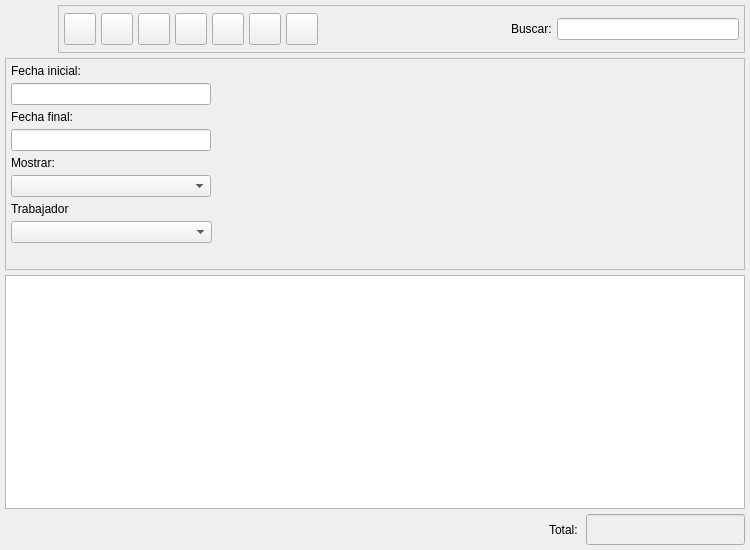
<?xml version="1.0" encoding="UTF-8"?>
<ui version="4.0">
 <author>Tomeu Borras</author>
 <class>TicketClienteListBase</class>
 <widget class="QWidget" name="TicketClienteListBase">
  <property name="enabled">
   <bool>true</bool>
  </property>
  <property name="geometry">
   <rect>
    <x>0</x>
    <y>0</y>
    <width>750</width>
    <height>550</height>
   </rect>
  </property>
  <property name="windowTitle">
   <string>Tickets a clientes</string>
  </property>
  <property name="windowIcon">
   <iconset resource="../../../bulmages.qrc">
    <normaloff>:/Images/client-delivery-note-list.png</normaloff>:/Images/client-delivery-note-list.png</iconset>
  </property>
  <layout class="QGridLayout">
   <property name="margin">
    <number>5</number>
   </property>
   <property name="spacing">
    <number>5</number>
   </property>
   <item row="1" column="0">
    <widget class="QFrame" name="m_busqueda">
     <property name="minimumSize">
      <size>
       <width>16</width>
       <height>185</height>
      </size>
     </property>
     <property name="frameShape">
      <enum>QFrame::StyledPanel</enum>
     </property>
     <property name="frameShadow">
      <enum>QFrame::Raised</enum>
     </property>
     <layout class="QGridLayout">
      <property name="margin">
       <number>5</number>
      </property>
      <property name="spacing">
       <number>5</number>
      </property>
      <item row="8" column="0">
       <spacer>
        <property name="orientation">
         <enum>Qt::Vertical</enum>
        </property>
        <property name="sizeType">
         <enum>QSizePolicy::Preferred</enum>
        </property>
        <property name="sizeHint" stdset="0">
         <size>
          <width>201</width>
          <height>21</height>
         </size>
        </property>
       </spacer>
      </item>
      <item row="4" column="0">
       <widget class="QLabel" name="label_2">
        <property name="text">
         <string>Mostrar:</string>
        </property>
        <property name="alignment">
         <set>Qt::AlignLeading|Qt::AlignLeft|Qt::AlignVCenter</set>
        </property>
       </widget>
      </item>
      <item row="0" column="1" rowspan="9">
       <layout class="QVBoxLayout">
        <property name="spacing">
         <number>5</number>
        </property>
        <property name="margin">
         <number>0</number>
        </property>
        <item>
         <widget class="BfBuscarArticulo" name="m_articulo" native="true">
          <property name="sizePolicy">
           <sizepolicy hsizetype="Expanding" vsizetype="Preferred">
            <horstretch>0</horstretch>
            <verstretch>0</verstretch>
           </sizepolicy>
          </property>
         </widget>
        </item>
        <item>
         <widget class="BlSearchWidget" name="m_cliente" native="true">
          <property name="sizePolicy">
           <sizepolicy hsizetype="Expanding" vsizetype="Preferred">
            <horstretch>0</horstretch>
            <verstretch>0</verstretch>
           </sizepolicy>
          </property>
          <property name="minimumSize">
           <size>
            <width>250</width>
            <height>0</height>
           </size>
          </property>
         </widget>
        </item>
       </layout>
      </item>
      <item row="5" column="0">
       <widget class="QComboBox" name="mui_procesada">
        <property name="sizePolicy">
         <sizepolicy hsizetype="Fixed" vsizetype="Preferred">
          <horstretch>0</horstretch>
          <verstretch>0</verstretch>
         </sizepolicy>
        </property>
        <property name="minimumSize">
         <size>
          <width>200</width>
          <height>21</height>
         </size>
        </property>
        <property name="focusPolicy">
         <enum>Qt::StrongFocus</enum>
        </property>
        <property name="frame">
         <bool>true</bool>
        </property>
       </widget>
      </item>
      <item row="0" column="0">
       <widget class="QLabel" name="textLabel1_4">
        <property name="text">
         <string>Fecha inicial:</string>
        </property>
       </widget>
      </item>
      <item row="2" column="0">
       <widget class="QLabel" name="textLabel1_4_2">
        <property name="text">
         <string>Fecha final:</string>
        </property>
       </widget>
      </item>
      <item row="3" column="0">
       <widget class="BlDateSearch" name="m_fechafin">
        <property name="sizePolicy">
         <sizepolicy hsizetype="Fixed" vsizetype="Preferred">
          <horstretch>0</horstretch>
          <verstretch>0</verstretch>
         </sizepolicy>
        </property>
        <property name="minimumSize">
         <size>
          <width>200</width>
          <height>21</height>
         </size>
        </property>
       </widget>
      </item>
      <item row="1" column="0">
       <widget class="BlDateSearch" name="m_fechain">
        <property name="sizePolicy">
         <sizepolicy hsizetype="Fixed" vsizetype="Preferred">
          <horstretch>0</horstretch>
          <verstretch>0</verstretch>
         </sizepolicy>
        </property>
        <property name="minimumSize">
         <size>
          <width>200</width>
          <height>21</height>
         </size>
        </property>
       </widget>
      </item>
      <item row="7" column="0">
       <widget class="BlComboBox" name="m_idtrabajador"/>
      </item>
      <item row="6" column="0">
       <widget class="QLabel" name="label_3">
        <property name="text">
         <string>Trabajador</string>
        </property>
       </widget>
      </item>
     </layout>
    </widget>
   </item>
   <item row="2" column="0">
    <widget class="TicketClienteListSubform" name="mui_list"/>
   </item>
   <item row="3" column="0">
    <layout class="QHBoxLayout">
     <property name="spacing">
      <number>5</number>
     </property>
     <property name="margin">
      <number>0</number>
     </property>
     <item>
      <spacer>
       <property name="orientation">
        <enum>Qt::Horizontal</enum>
       </property>
       <property name="sizeType">
        <enum>QSizePolicy::Expanding</enum>
       </property>
       <property name="sizeHint" stdset="0">
        <size>
         <width>340</width>
         <height>21</height>
        </size>
       </property>
      </spacer>
     </item>
     <item>
      <widget class="QLabel" name="textLabel1_3">
       <property name="text">
        <string>Total: </string>
       </property>
      </widget>
     </item>
     <item>
      <widget class="QLineEdit" name="m_total">
       <property name="enabled">
        <bool>true</bool>
       </property>
       <property name="sizePolicy">
        <sizepolicy hsizetype="Preferred" vsizetype="Fixed">
         <horstretch>0</horstretch>
         <verstretch>0</verstretch>
        </sizepolicy>
       </property>
       <property name="minimumSize">
        <size>
         <width>150</width>
         <height>0</height>
        </size>
       </property>
       <property name="palette">
        <palette>
         <active>
          <colorrole role="WindowText">
           <brush brushstyle="SolidPattern">
            <color alpha="255">
             <red>0</red>
             <green>0</green>
             <blue>0</blue>
            </color>
           </brush>
          </colorrole>
          <colorrole role="Button">
           <brush brushstyle="SolidPattern">
            <color alpha="255">
             <red>221</red>
             <green>223</green>
             <blue>228</blue>
            </color>
           </brush>
          </colorrole>
          <colorrole role="Light">
           <brush brushstyle="SolidPattern">
            <color alpha="255">
             <red>255</red>
             <green>255</green>
             <blue>255</blue>
            </color>
           </brush>
          </colorrole>
          <colorrole role="Midlight">
           <brush brushstyle="SolidPattern">
            <color alpha="255">
             <red>255</red>
             <green>255</green>
             <blue>255</blue>
            </color>
           </brush>
          </colorrole>
          <colorrole role="Dark">
           <brush brushstyle="SolidPattern">
            <color alpha="255">
             <red>85</red>
             <green>85</green>
             <blue>85</blue>
            </color>
           </brush>
          </colorrole>
          <colorrole role="Mid">
           <brush brushstyle="SolidPattern">
            <color alpha="255">
             <red>199</red>
             <green>199</green>
             <blue>199</blue>
            </color>
           </brush>
          </colorrole>
          <colorrole role="Text">
           <brush brushstyle="SolidPattern">
            <color alpha="255">
             <red>0</red>
             <green>0</green>
             <blue>0</blue>
            </color>
           </brush>
          </colorrole>
          <colorrole role="BrightText">
           <brush brushstyle="SolidPattern">
            <color alpha="255">
             <red>255</red>
             <green>255</green>
             <blue>255</blue>
            </color>
           </brush>
          </colorrole>
          <colorrole role="ButtonText">
           <brush brushstyle="SolidPattern">
            <color alpha="255">
             <red>0</red>
             <green>0</green>
             <blue>0</blue>
            </color>
           </brush>
          </colorrole>
          <colorrole role="Base">
           <brush brushstyle="SolidPattern">
            <color alpha="255">
             <red>239</red>
             <green>239</green>
             <blue>239</blue>
            </color>
           </brush>
          </colorrole>
          <colorrole role="Window">
           <brush brushstyle="SolidPattern">
            <color alpha="255">
             <red>239</red>
             <green>239</green>
             <blue>239</blue>
            </color>
           </brush>
          </colorrole>
          <colorrole role="Shadow">
           <brush brushstyle="SolidPattern">
            <color alpha="255">
             <red>0</red>
             <green>0</green>
             <blue>0</blue>
            </color>
           </brush>
          </colorrole>
          <colorrole role="Highlight">
           <brush brushstyle="SolidPattern">
            <color alpha="255">
             <red>103</red>
             <green>141</green>
             <blue>178</blue>
            </color>
           </brush>
          </colorrole>
          <colorrole role="HighlightedText">
           <brush brushstyle="SolidPattern">
            <color alpha="255">
             <red>255</red>
             <green>255</green>
             <blue>255</blue>
            </color>
           </brush>
          </colorrole>
          <colorrole role="Link">
           <brush brushstyle="SolidPattern">
            <color alpha="255">
             <red>0</red>
             <green>0</green>
             <blue>238</blue>
            </color>
           </brush>
          </colorrole>
          <colorrole role="LinkVisited">
           <brush brushstyle="SolidPattern">
            <color alpha="255">
             <red>82</red>
             <green>24</green>
             <blue>139</blue>
            </color>
           </brush>
          </colorrole>
          <colorrole role="AlternateBase">
           <brush brushstyle="SolidPattern">
            <color alpha="255">
             <red>232</red>
             <green>232</green>
             <blue>232</blue>
            </color>
           </brush>
          </colorrole>
         </active>
         <inactive>
          <colorrole role="WindowText">
           <brush brushstyle="SolidPattern">
            <color alpha="255">
             <red>0</red>
             <green>0</green>
             <blue>0</blue>
            </color>
           </brush>
          </colorrole>
          <colorrole role="Button">
           <brush brushstyle="SolidPattern">
            <color alpha="255">
             <red>221</red>
             <green>223</green>
             <blue>228</blue>
            </color>
           </brush>
          </colorrole>
          <colorrole role="Light">
           <brush brushstyle="SolidPattern">
            <color alpha="255">
             <red>255</red>
             <green>255</green>
             <blue>255</blue>
            </color>
           </brush>
          </colorrole>
          <colorrole role="Midlight">
           <brush brushstyle="SolidPattern">
            <color alpha="255">
             <red>255</red>
             <green>255</green>
             <blue>255</blue>
            </color>
           </brush>
          </colorrole>
          <colorrole role="Dark">
           <brush brushstyle="SolidPattern">
            <color alpha="255">
             <red>85</red>
             <green>85</green>
             <blue>85</blue>
            </color>
           </brush>
          </colorrole>
          <colorrole role="Mid">
           <brush brushstyle="SolidPattern">
            <color alpha="255">
             <red>199</red>
             <green>199</green>
             <blue>199</blue>
            </color>
           </brush>
          </colorrole>
          <colorrole role="Text">
           <brush brushstyle="SolidPattern">
            <color alpha="255">
             <red>0</red>
             <green>0</green>
             <blue>0</blue>
            </color>
           </brush>
          </colorrole>
          <colorrole role="BrightText">
           <brush brushstyle="SolidPattern">
            <color alpha="255">
             <red>255</red>
             <green>255</green>
             <blue>255</blue>
            </color>
           </brush>
          </colorrole>
          <colorrole role="ButtonText">
           <brush brushstyle="SolidPattern">
            <color alpha="255">
             <red>0</red>
             <green>0</green>
             <blue>0</blue>
            </color>
           </brush>
          </colorrole>
          <colorrole role="Base">
           <brush brushstyle="SolidPattern">
            <color alpha="255">
             <red>239</red>
             <green>239</green>
             <blue>239</blue>
            </color>
           </brush>
          </colorrole>
          <colorrole role="Window">
           <brush brushstyle="SolidPattern">
            <color alpha="255">
             <red>239</red>
             <green>239</green>
             <blue>239</blue>
            </color>
           </brush>
          </colorrole>
          <colorrole role="Shadow">
           <brush brushstyle="SolidPattern">
            <color alpha="255">
             <red>0</red>
             <green>0</green>
             <blue>0</blue>
            </color>
           </brush>
          </colorrole>
          <colorrole role="Highlight">
           <brush brushstyle="SolidPattern">
            <color alpha="255">
             <red>103</red>
             <green>141</green>
             <blue>178</blue>
            </color>
           </brush>
          </colorrole>
          <colorrole role="HighlightedText">
           <brush brushstyle="SolidPattern">
            <color alpha="255">
             <red>255</red>
             <green>255</green>
             <blue>255</blue>
            </color>
           </brush>
          </colorrole>
          <colorrole role="Link">
           <brush brushstyle="SolidPattern">
            <color alpha="255">
             <red>0</red>
             <green>0</green>
             <blue>238</blue>
            </color>
           </brush>
          </colorrole>
          <colorrole role="LinkVisited">
           <brush brushstyle="SolidPattern">
            <color alpha="255">
             <red>82</red>
             <green>24</green>
             <blue>139</blue>
            </color>
           </brush>
          </colorrole>
          <colorrole role="AlternateBase">
           <brush brushstyle="SolidPattern">
            <color alpha="255">
             <red>232</red>
             <green>232</green>
             <blue>232</blue>
            </color>
           </brush>
          </colorrole>
         </inactive>
         <disabled>
          <colorrole role="WindowText">
           <brush brushstyle="SolidPattern">
            <color alpha="255">
             <red>128</red>
             <green>128</green>
             <blue>128</blue>
            </color>
           </brush>
          </colorrole>
          <colorrole role="Button">
           <brush brushstyle="SolidPattern">
            <color alpha="255">
             <red>221</red>
             <green>223</green>
             <blue>228</blue>
            </color>
           </brush>
          </colorrole>
          <colorrole role="Light">
           <brush brushstyle="SolidPattern">
            <color alpha="255">
             <red>255</red>
             <green>255</green>
             <blue>255</blue>
            </color>
           </brush>
          </colorrole>
          <colorrole role="Midlight">
           <brush brushstyle="SolidPattern">
            <color alpha="255">
             <red>255</red>
             <green>255</green>
             <blue>255</blue>
            </color>
           </brush>
          </colorrole>
          <colorrole role="Dark">
           <brush brushstyle="SolidPattern">
            <color alpha="255">
             <red>85</red>
             <green>85</green>
             <blue>85</blue>
            </color>
           </brush>
          </colorrole>
          <colorrole role="Mid">
           <brush brushstyle="SolidPattern">
            <color alpha="255">
             <red>199</red>
             <green>199</green>
             <blue>199</blue>
            </color>
           </brush>
          </colorrole>
          <colorrole role="Text">
           <brush brushstyle="SolidPattern">
            <color alpha="255">
             <red>199</red>
             <green>199</green>
             <blue>199</blue>
            </color>
           </brush>
          </colorrole>
          <colorrole role="BrightText">
           <brush brushstyle="SolidPattern">
            <color alpha="255">
             <red>255</red>
             <green>255</green>
             <blue>255</blue>
            </color>
           </brush>
          </colorrole>
          <colorrole role="ButtonText">
           <brush brushstyle="SolidPattern">
            <color alpha="255">
             <red>128</red>
             <green>128</green>
             <blue>128</blue>
            </color>
           </brush>
          </colorrole>
          <colorrole role="Base">
           <brush brushstyle="SolidPattern">
            <color alpha="255">
             <red>239</red>
             <green>239</green>
             <blue>239</blue>
            </color>
           </brush>
          </colorrole>
          <colorrole role="Window">
           <brush brushstyle="SolidPattern">
            <color alpha="255">
             <red>239</red>
             <green>239</green>
             <blue>239</blue>
            </color>
           </brush>
          </colorrole>
          <colorrole role="Shadow">
           <brush brushstyle="SolidPattern">
            <color alpha="255">
             <red>0</red>
             <green>0</green>
             <blue>0</blue>
            </color>
           </brush>
          </colorrole>
          <colorrole role="Highlight">
           <brush brushstyle="SolidPattern">
            <color alpha="255">
             <red>86</red>
             <green>117</green>
             <blue>148</blue>
            </color>
           </brush>
          </colorrole>
          <colorrole role="HighlightedText">
           <brush brushstyle="SolidPattern">
            <color alpha="255">
             <red>255</red>
             <green>255</green>
             <blue>255</blue>
            </color>
           </brush>
          </colorrole>
          <colorrole role="Link">
           <brush brushstyle="SolidPattern">
            <color alpha="255">
             <red>0</red>
             <green>0</green>
             <blue>238</blue>
            </color>
           </brush>
          </colorrole>
          <colorrole role="LinkVisited">
           <brush brushstyle="SolidPattern">
            <color alpha="255">
             <red>82</red>
             <green>24</green>
             <blue>139</blue>
            </color>
           </brush>
          </colorrole>
          <colorrole role="AlternateBase">
           <brush brushstyle="SolidPattern">
            <color alpha="255">
             <red>232</red>
             <green>232</green>
             <blue>232</blue>
            </color>
           </brush>
          </colorrole>
         </disabled>
        </palette>
       </property>
       <property name="font">
        <font>
         <family>Sans Serif</family>
         <pointsize>12</pointsize>
         <weight>75</weight>
         <italic>false</italic>
         <bold>true</bold>
         <underline>false</underline>
         <strikeout>false</strikeout>
        </font>
       </property>
       <property name="alignment">
        <set>Qt::AlignRight</set>
       </property>
       <property name="readOnly">
        <bool>true</bool>
       </property>
      </widget>
     </item>
    </layout>
   </item>
   <item row="0" column="0">
    <layout class="QHBoxLayout">
     <property name="spacing">
      <number>5</number>
     </property>
     <property name="margin">
      <number>0</number>
     </property>
     <item>
      <widget class="QLabel" name="label">
       <property name="minimumSize">
        <size>
         <width>48</width>
         <height>48</height>
        </size>
       </property>
       <property name="maximumSize">
        <size>
         <width>48</width>
         <height>48</height>
        </size>
       </property>
       <property name="text">
        <string/>
       </property>
       <property name="pixmap">
        <pixmap resource="../../../bulmages.qrc">:/Images/client-delivery-note-list.png</pixmap>
       </property>
       <property name="scaledContents">
        <bool>true</bool>
       </property>
      </widget>
     </item>
     <item>
      <widget class="QFrame" name="m_botonera">
       <property name="frameShape">
        <enum>QFrame::StyledPanel</enum>
       </property>
       <property name="frameShadow">
        <enum>QFrame::Raised</enum>
       </property>
       <layout class="QHBoxLayout">
        <property name="spacing">
         <number>5</number>
        </property>
        <property name="margin">
         <number>5</number>
        </property>
        <item>
         <widget class="QToolButton" name="mui_crear">
          <property name="minimumSize">
           <size>
            <width>32</width>
            <height>32</height>
           </size>
          </property>
          <property name="maximumSize">
           <size>
            <width>32</width>
            <height>32</height>
           </size>
          </property>
          <property name="toolTip">
           <string>Nuevo albaran</string>
          </property>
          <property name="whatsThis">
           <string>Nuevo albaran</string>
          </property>
          <property name="text">
           <string/>
          </property>
          <property name="icon">
           <iconset resource="../../../bulmages.qrc">
            <normaloff>:/Images/document-new.png</normaloff>:/Images/document-new.png</iconset>
          </property>
          <property name="iconSize">
           <size>
            <width>32</width>
            <height>32</height>
           </size>
          </property>
          <property name="shortcut">
           <string>Ctrl+N</string>
          </property>
         </widget>
        </item>
        <item>
         <widget class="QToolButton" name="mui_editar">
          <property name="minimumSize">
           <size>
            <width>32</width>
            <height>32</height>
           </size>
          </property>
          <property name="maximumSize">
           <size>
            <width>32</width>
            <height>32</height>
           </size>
          </property>
          <property name="toolTip">
           <string>Editar albaran</string>
          </property>
          <property name="whatsThis">
           <string>Editar albaran</string>
          </property>
          <property name="text">
           <string/>
          </property>
          <property name="icon">
           <iconset resource="../../../bulmages.qrc">
            <normaloff>:/Images/document-open.png</normaloff>:/Images/document-open.png</iconset>
          </property>
          <property name="iconSize">
           <size>
            <width>32</width>
            <height>32</height>
           </size>
          </property>
          <property name="shortcut">
           <string>Ctrl+E</string>
          </property>
         </widget>
        </item>
        <item>
         <widget class="QToolButton" name="mui_borrar">
          <property name="minimumSize">
           <size>
            <width>32</width>
            <height>32</height>
           </size>
          </property>
          <property name="maximumSize">
           <size>
            <width>32</width>
            <height>32</height>
           </size>
          </property>
          <property name="toolTip">
           <string>Borrar albaran</string>
          </property>
          <property name="whatsThis">
           <string>Borrar albaran</string>
          </property>
          <property name="text">
           <string/>
          </property>
          <property name="icon">
           <iconset resource="../../../bulmages.qrc">
            <normaloff>:/Images/edit-delete.png</normaloff>:/Images/edit-delete.png</iconset>
          </property>
          <property name="iconSize">
           <size>
            <width>32</width>
            <height>32</height>
           </size>
          </property>
          <property name="shortcut">
           <string>Ctrl+D</string>
          </property>
         </widget>
        </item>
        <item>
         <widget class="QToolButton" name="mui_imprimir">
          <property name="minimumSize">
           <size>
            <width>32</width>
            <height>32</height>
           </size>
          </property>
          <property name="maximumSize">
           <size>
            <width>32</width>
            <height>32</height>
           </size>
          </property>
          <property name="toolTip">
           <string>Imprimir listado</string>
          </property>
          <property name="whatsThis">
           <string>Imprimir listado</string>
          </property>
          <property name="text">
           <string/>
          </property>
          <property name="icon">
           <iconset resource="../../../bulmages.qrc">
            <normaloff>:/Images/document-print.png</normaloff>:/Images/document-print.png</iconset>
          </property>
          <property name="iconSize">
           <size>
            <width>32</width>
            <height>32</height>
           </size>
          </property>
          <property name="shortcut">
           <string>Ctrl+P</string>
          </property>
         </widget>
        </item>
        <item>
         <widget class="QToolButton" name="mui_filtrar">
          <property name="minimumSize">
           <size>
            <width>32</width>
            <height>32</height>
           </size>
          </property>
          <property name="maximumSize">
           <size>
            <width>32</width>
            <height>32</height>
           </size>
          </property>
          <property name="toolTip">
           <string>Filtrar albaranes</string>
          </property>
          <property name="whatsThis">
           <string>Filtrar albaranes</string>
          </property>
          <property name="text">
           <string/>
          </property>
          <property name="icon">
           <iconset resource="../../../bulmages.qrc">
            <normaloff>:/Images/edit-find.png</normaloff>:/Images/edit-find.png</iconset>
          </property>
          <property name="iconSize">
           <size>
            <width>32</width>
            <height>32</height>
           </size>
          </property>
          <property name="shortcut">
           <string>Ctrl+F</string>
          </property>
          <property name="checkable">
           <bool>true</bool>
          </property>
         </widget>
        </item>
        <item>
         <widget class="QToolButton" name="mui_configurar">
          <property name="minimumSize">
           <size>
            <width>32</width>
            <height>32</height>
           </size>
          </property>
          <property name="maximumSize">
           <size>
            <width>32</width>
            <height>32</height>
           </size>
          </property>
          <property name="toolTip">
           <string>Configurar listado</string>
          </property>
          <property name="whatsThis">
           <string>Configurar listado</string>
          </property>
          <property name="text">
           <string/>
          </property>
          <property name="icon">
           <iconset resource="../../../bulmages.qrc">
            <normaloff>:/Images/document-properties.png</normaloff>:/Images/document-properties.png</iconset>
          </property>
          <property name="iconSize">
           <size>
            <width>32</width>
            <height>32</height>
           </size>
          </property>
          <property name="shortcut">
           <string>Ctrl+B</string>
          </property>
          <property name="checkable">
           <bool>true</bool>
          </property>
         </widget>
        </item>
        <item>
         <widget class="QToolButton" name="mui_actualizar">
          <property name="minimumSize">
           <size>
            <width>32</width>
            <height>32</height>
           </size>
          </property>
          <property name="maximumSize">
           <size>
            <width>32</width>
            <height>32</height>
           </size>
          </property>
          <property name="toolTip">
           <string>Actualizar listado</string>
          </property>
          <property name="whatsThis">
           <string>Actualizar listado</string>
          </property>
          <property name="text">
           <string/>
          </property>
          <property name="icon">
           <iconset resource="../../../bulmages.qrc">
            <normaloff>:/Images/view-refresh.png</normaloff>:/Images/view-refresh.png</iconset>
          </property>
          <property name="iconSize">
           <size>
            <width>32</width>
            <height>32</height>
           </size>
          </property>
          <property name="shortcut">
           <string>F5</string>
          </property>
         </widget>
        </item>
        <item>
         <widget class="QFrame" name="mui_plugbotones">
          <property name="sizePolicy">
           <sizepolicy hsizetype="Minimum" vsizetype="Preferred">
            <horstretch>0</horstretch>
            <verstretch>0</verstretch>
           </sizepolicy>
          </property>
          <property name="frameShape">
           <enum>QFrame::NoFrame</enum>
          </property>
          <property name="frameShadow">
           <enum>QFrame::Plain</enum>
          </property>
          <property name="lineWidth">
           <number>0</number>
          </property>
         </widget>
        </item>
        <item>
         <spacer>
          <property name="orientation">
           <enum>Qt::Horizontal</enum>
          </property>
          <property name="sizeType">
           <enum>QSizePolicy::Expanding</enum>
          </property>
          <property name="sizeHint" stdset="0">
           <size>
            <width>101</width>
            <height>34</height>
           </size>
          </property>
         </spacer>
        </item>
        <item>
         <widget class="QLabel" name="textLabel1">
          <property name="text">
           <string>Buscar:</string>
          </property>
         </widget>
        </item>
        <item>
         <widget class="QLineEdit" name="m_filtro">
          <property name="minimumSize">
           <size>
            <width>150</width>
            <height>0</height>
           </size>
          </property>
         </widget>
        </item>
       </layout>
      </widget>
     </item>
    </layout>
   </item>
  </layout>
 </widget>
 <layoutdefault spacing="3" margin="5"/>
 <customwidgets>
  <customwidget>
   <class>BlDateSearch</class>
   <extends>QLineEdit</extends>
   <header>../../bulmalib/src/bldatesearch.h</header>
  </customwidget>
  <customwidget>
   <class>BfBuscarArticulo</class>
   <extends>QWidget</extends>
   <header>bfbuscararticulo.h</header>
  </customwidget>
  <customwidget>
   <class>TicketClienteListSubform</class>
   <extends>QTableWidget</extends>
   <header>albaranclientelist.h</header>
  </customwidget>
  <customwidget>
   <class>BlSearchWidget</class>
   <extends>QWidget</extends>
   <header>blsearchwidget.h</header>
  </customwidget>
  <customwidget>
   <class>BlComboBox</class>
   <extends>QComboBox</extends>
   <header>blcombobox.h</header>
  </customwidget>
 </customwidgets>
 <resources>
  <include location="../../../bulmages.qrc"/>
 </resources>
 <connections>
  <connection>
   <sender>mui_filtrar</sender>
   <signal>toggled(bool)</signal>
   <receiver>m_busqueda</receiver>
   <slot>setShown(bool)</slot>
   <hints>
    <hint type="sourcelabel">
     <x>236</x>
     <y>40</y>
    </hint>
    <hint type="destinationlabel">
     <x>229</x>
     <y>66</y>
    </hint>
   </hints>
  </connection>
 </connections>
</ui>
